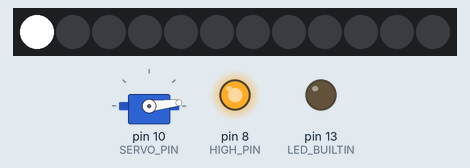
The sketch below on a simulated Arduino Uno, built with avr-gcc and run on an emulated ATmega328P. Parts: 12 RGB LEDs in strip order, left to right, servo, output pins drawn as LEDs (lit = HIGH).

Above: at 10.15 s.
At 17.28 s:
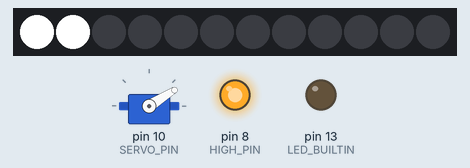
At 24.72 s:
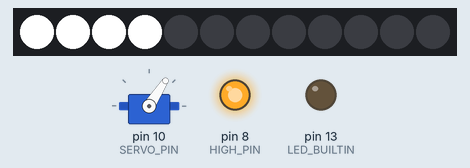
At 39.58 s:
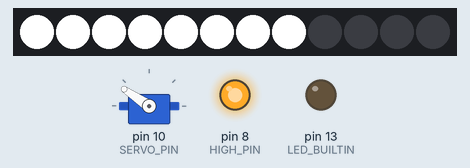
Timing chart, 0 to 40.0 s (numbered marks = the images above):
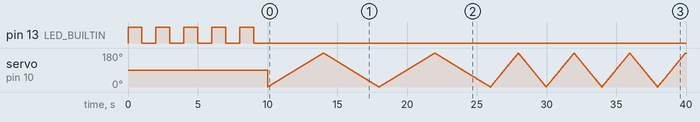

Measured:
- by itself, pin 13 (LED_BUILTIN): alternates HIGH for 1.0 s and LOW for 1.0 s, 10 changes in all, then stays LOW

The sketch:

peripheral-power-test.ino
```cpp
// (licence header left out)
// Other "ports"
// https://github.com/kevinjwalters/circuitpython-examples/blob/master/pico/peripheral-power-test.py
// https://github.com/kevinjwalters/micropython-examples/blob/master/microbit/peripheral-power-test.py


#include <Servo.h>
#include <Adafruit_NeoPixel.h>
#ifdef __AVR__
  #include <avr/power.h>
#endif

#define HIGH_PIN 8
#define RGBPIXELS_PIN 9
#define SERVO_PIN 10

// If NUM_PIXELS is changed then review SERVO_SPEED_LOOPS
#define NUM_PIXELS 12
#define SERVO_SPEED_LOOPS 4  // Double speed every N loops

#define SERVO_MIN 0
#define SERVO_MAX 180

Adafruit_NeoPixel pixels(NUM_PIXELS, RGBPIXELS_PIN, NEO_GRB + NEO_KHZ800);
Servo myservo;

// Default servo range is 544 to 2400
// https://www.arduino.cc/reference/en/libraries/servo/attach/

uint32_t pixel_black, pixel_white;  // initialised in setup()


void pixels_off(void) {
  for (int idx = 0; idx < NUM_PIXELS; idx++) {
    pixels.setPixelColor(idx, pixel_black);
  }
  pixels.show();
}


// the setup function runs once when you press reset or power the board
void setup() {
  Serial.begin(115200);
  while (! Serial);  // wait for it

  pixel_black = pixels.Color(0, 0, 0);
  pixel_white = pixels.Color(255, 255, 255);

  pinMode(LED_BUILTIN, OUTPUT);

  pinMode(HIGH_PIN, OUTPUT);
  digitalWrite(HIGH_PIN, HIGH);  // Set high
  pixels.begin();
  pixels_off();
  if (false) {
    // This is to allow the current for a single pixel to be measured
    // Unbranded ring of 12 50mm ones, 44mA at 5V, 36mA at 3.3V
    // all twelve at 5V 403mA
    pixels.setPixelColor(0, pixel_white);
    pixels.show();
    delay(3000);
    pixels.setPixelColor(0, pixel_black);
    pixels.show();
    delay(60 * 1000);
  }
  pinMode(SERVO_PIN, OUTPUT);
  // servo attach is called in loop()
}


void loop() {
  // Flash onboard LED five times to signify start
  for (int idx = 0; idx < 5; idx++) {
    digitalWrite(LED_BUILTIN, HIGH);  // onboard LED
    delay(1000);  // 1000ms = 1s
    digitalWrite(LED_BUILTIN, LOW);
    delay(1000);
  }

  // Now start the simultaneous pixel lighting and servo movement
  myservo.attach(SERVO_PIN);
  int start_pos = SERVO_MIN, end_pos = SERVO_MAX;
  int old_start_pos = end_pos;
  int degree_step = 1;
  int reps = 1;
  int duration_s = 2;
  for (int idx = 0; idx < NUM_PIXELS; idx++) {
    pixels.setPixelColor(idx, pixel_white);
    pixels.show();

    unsigned long step_pause_ms = degree_step * duration_s * 1000 / reps / 180;
    unsigned int step_pause_us = 0;
    if (step_pause_ms < 16) {
      step_pause_us = (unsigned long)degree_step * duration_s * 1000 * 1000 / reps / 180;
    }
    for (int swing = 0; swing < reps; swing++) {
      int pos = start_pos;
      while (pos != end_pos) {
        //int pos = map(step, 0, steps - 1, start_pos, end_pos);
        myservo.write(pos);
        if (step_pause_us != 0) {
          delayMicroseconds(step_pause_us);
        } {
          delay(step_pause_ms);
        }
        // Move the servo position but keep within limits
        if (end_pos > start_pos) {
          pos += degree_step;
          if (pos > SERVO_MAX) {
            pos = SERVO_MAX;
          }
        } else {
          pos -= degree_step;
          if (pos < SERVO_MIN) {
            pos = SERVO_MIN;
          }
        }
      }

      // Swap start and end servo positions
      old_start_pos = start_pos;
      start_pos = end_pos;
      end_pos = old_start_pos;
    }

    // For a ring of 12 every 4 pixels double the number of servo movements
    if (idx % SERVO_SPEED_LOOPS == SERVO_SPEED_LOOPS - 1) {
      reps *= 2;
      degree_step *= 2;
    }
  }
  pixels_off();
  myservo.detach();
  pinMode(SERVO_PIN, OUTPUT);

  delay(10 * 1000);
}
```
